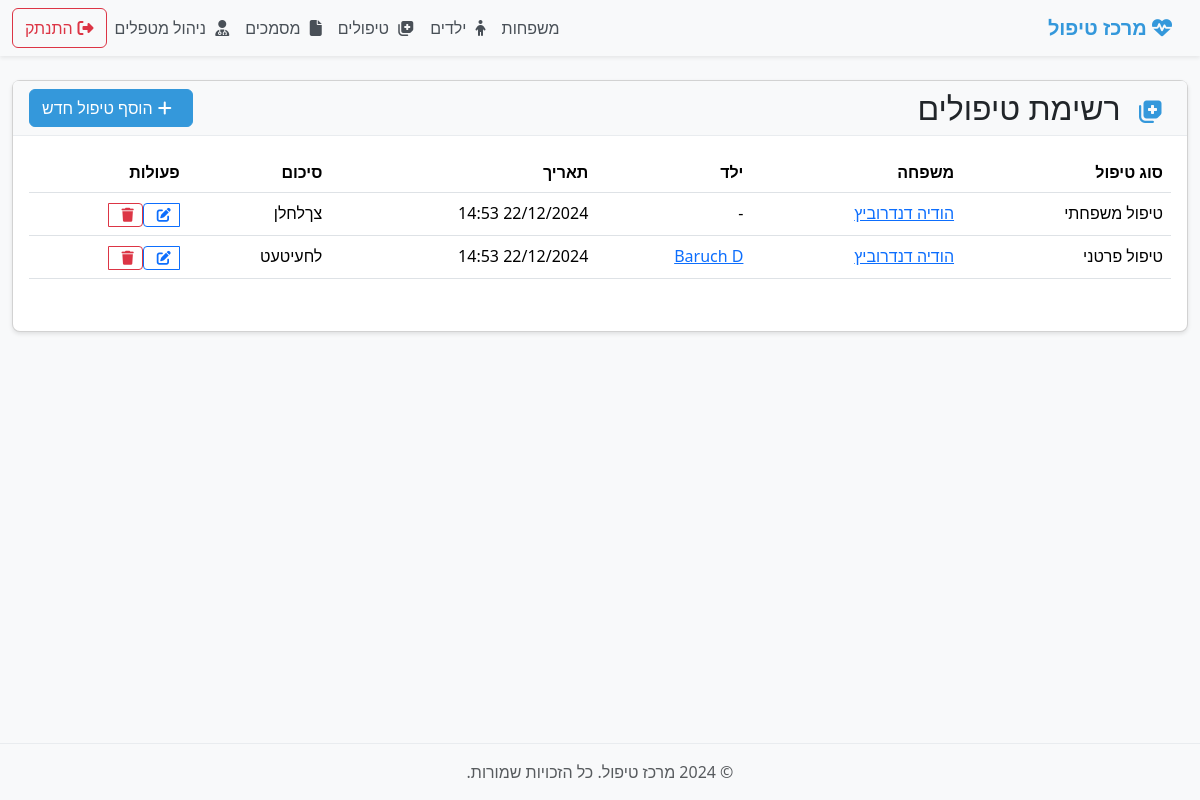
Before: /treatments/ (signed in) with the older database file.
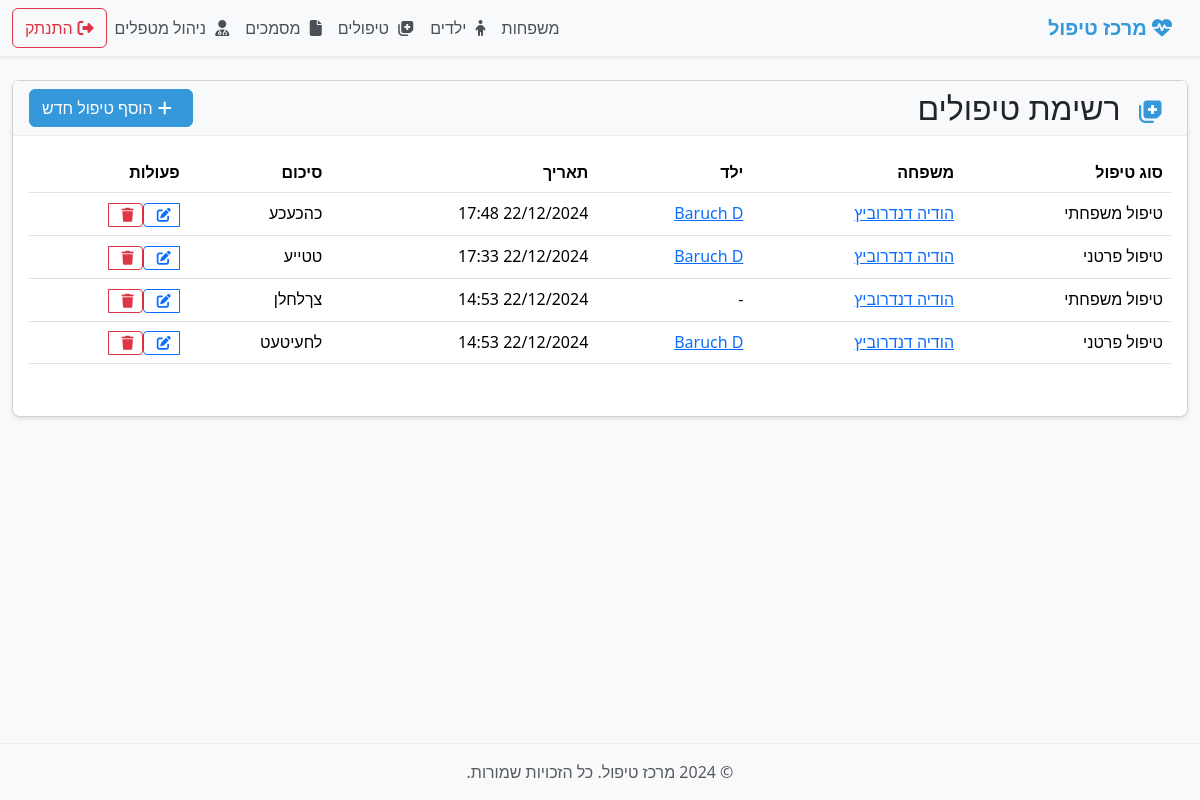
After: the same page with the newer database file.
### treatment_app/models.py (models this page shows, shortened)
class Treatment(models.Model):
    TREATMENT_TYPE_CHOICES = [
        ('individual', _('טיפול פרטני')),
        ('family', _('טיפול משפחתי')),
        ('parent', _('הדרכת הורים')),
    ]
    type = models.CharField(max_length=20, choices=TREATMENT_TYPE_CHOICES, verbose_name=_('סוג טיפול'), default='individual')
    family = models.ForeignKey(Family, on_delete=models.CASCADE, related_name='family_treatments', null=True, blank=True)
    child = models.ForeignKey(Child, on_delete=models.CASCADE, related_name='treatments', null=True, blank=True)
    date = models.DateTimeField(verbose_name=_('תאריך'))
    therapist = models.ForeignKey(
        User,
        on_delete=models.SET_NULL,
        null=True,
        verbose_name=_('מטפל'),
        related_name='treatments'
    )
    summary = models.TextField(verbose_name=_('סיכום'))
    next_steps = models.TextField(verbose_name=_('צעדים הבאים'), blank=True, null=True)
    created_at = models.DateTimeField(auto_now_add=True)
    updated_at = models.DateTimeField(auto_now=True)
    class Meta:
        verbose_name = _('טיפול')
        verbose_name_plural = _('טיפולים')
        ordering = ['-date']

class Family(models.Model):
    PARENTS_TYPE_CHOICES = [
        ('both', _('שני הורים')),
        ('father', _('אב בלבד')),
        ('mother', _('אם בלבד')),
    ]
    name = models.CharField(max_length=100, verbose_name=_('שם משפחה'))
    address = models.CharField(max_length=200, verbose_name=_('כתובת'))
    phone = models.CharField(max_length=20, verbose_name=_('טלפון'))
    email = models.EmailField(verbose_name=_('דוא"ל'), blank=True, null=True)
    parents_type = models.CharField(max_length=10, choices=PARENTS_TYPE_CHOICES, verbose_name=_('סוג הורות'), default='both')
    father_name = models.CharField(max_length=100, verbose_name=_('שם האב'), blank=True, null=True)
    father_phone = models.CharField(max_length=20, verbose_name=_('טלפון האב'), blank=True, null=True)
    father_email = models.EmailField(verbose_name=_('דוא"ל האב'), blank=True, null=True)
    mother_name = models.CharField(max_length=100, verbose_name=_('שם האם'), blank=True, null=True)
    mother_phone = models.CharField(max_length=20, verbose_name=_('טלפון האם'), blank=True, null=True)
    mother_email = models.EmailField(verbose_name=_('דוא"ל האם'), blank=True, null=True)
    therapist = models.ForeignKey(User, on_delete=models.SET_NULL, null=True, verbose_name=_('מטפל'), related_name='families')
    consent_form = models.FileField(
        upload_to='consent_forms/',
        verbose_name=_('טופס הסכמה'),
        blank=True,
        null=True,
        validators=[FileExtensionValidator(allowed_extensions=['pdf', 'doc', 'docx'])]
    )
    confidentiality_waiver = models.FileField(
        upload_to='confidentiality_waivers/',
        verbose_name=_('טופס ויתור סודיות'),
        blank=True,
        null=True,
        validators=[FileExtensionValidator(allowed_extensions=['pdf', 'doc', 'docx'])]
    )
    consent_form_date = models.DateField(verbose_name=_('תאריך טופס הסכמה'), blank=True, null=True)
    confidentiality_waiver_date = models.DateField(verbose_name=_('תאריך ויתור סודיות'), blank=True, null=True)
    notes = models.TextField(verbose_name=_('הערות'), blank=True)
    created_at = models.DateTimeField(auto_now_add=True, verbose_name=_('נוצר ב'))
    updated_at = models.DateTimeField(auto_now=True, verbose_name=_('עודכן ב'))
    class Meta:
        verbose_name = _('משפחה')
        verbose_name_plural = _('משפחות')
        ordering = ['name']

class Child(models.Model):
    family = models.ForeignKey(
        Family,
        on_delete=models.CASCADE,
        related_name='children',
        verbose_name=_('משפחה')
    )
    name = models.CharField(max_length=100, verbose_name=_('שם הילד'))
    birth_date = models.DateField(verbose_name=_('תאריך לידה'))
    gender = models.CharField(
        max_length=10,
        choices=[('male', _('זכר')), ('female', _('נקבה'))],
        verbose_name=_('מגדר')
    )
    school = models.CharField(max_length=100, verbose_name=_('בית ספר'), blank=True)
    grade = models.CharField(max_length=20, verbose_name=_('כיתה'), blank=True)
    teacher_name = models.CharField(max_length=100, verbose_name=_('שם המורה'), blank=True)
    teacher_phone = models.CharField(max_length=20, verbose_name=_('טלפון המורה'), blank=True)
    school_counselor_name = models.CharField(max_length=100, verbose_name=_('שם היועץ/ת'), blank=True)
    school_counselor_phone = models.CharField(max_length=20, verbose_name=_('טלפון היועץ/ת'), blank=True)
    allergies = models.TextField(verbose_name=_('אלרגיות'), blank=True)
    medications = models.TextField(verbose_name=_('תרופות'), blank=True)
    special_needs = models.TextField(verbose_name=_('צרכים מיוחדים'), blank=True)
    medical_info = models.TextField(verbose_name=_('מידע רפואי'), blank=True)
    notes = models.TextField(verbose_name=_('הערות'), blank=True)
    therapist = models.ForeignKey(
        'TherapistProfile',
        on_delete=models.SET_NULL,
        null=True,
        blank=True,
        verbose_name=_('מטפל')
    )
    created_at = models.DateTimeField(auto_now_add=True, verbose_name=_('נוצר ב'))
    updated_at = models.DateTimeField(auto_now=True, verbose_name=_('עודכן ב'))
    class Meta:
        verbose_name = _('ילד')
        verbose_name_plural = _('ילדים')
        ordering = ['family', 'name']

### treatment_app/views.py (the view, shortened to what this page needs)
# urls.py: path('treatments/', views.TreatmentListView.as_view(), name='treatment-list'),
class TreatmentListView(LoginRequiredMixin, ListView):
    model = Treatment
    template_name = 'treatment_app/treatment_list.html'
    context_object_name = 'treatments'
    ordering = ['-date']
    def get_queryset(self):
        user = self.request.user
        if user.is_superuser:
            return Treatment.objects.all()

### treatment_app/templates/treatment_app/treatment_list.html
{% extends "treatment_app/base.html" %}
{% load i18n %}
{% block content %}
<div class="container-fluid">
    <div class="card">
        <div class="card-header d-flex justify-content-between align-items-center">
            <h2 class="mb-0">
                <i class="fas fa-notes-medical me-2 section-icon"></i>
                {% trans "רשימת טיפולים" %}
            </h2>
            <a href="{% url 'treatment_app:treatment-create' %}" class="btn btn-primary">
                <i class="fas fa-plus me-2"></i>
                {% trans "הוסף טיפול חדש" %}
            </a>
        </div>
        <div class="card-body">
            {% if treatments %}
            <div class="table-responsive">
                <table class="table table-hover">
                    <thead>
                        <tr>
                            <th>{% trans "סוג טיפול" %}</th>
                            <th>{% trans "משפחה" %}</th>
                            <th>{% trans "ילד" %}</th>
                            <th>{% trans "תאריך" %}</th>
                            <th>{% trans "סיכום" %}</th>
                            <th>{% trans "פעולות" %}</th>
                        </tr>
                    </thead>
                    <tbody>
                        {% for treatment in treatments %}
                        <tr>
                            <td>{{ treatment.get_type_display }}</td>
                            <td>
                                <a href="{% url 'treatment_app:family-detail' treatment.family.pk %}">
                                    {{ treatment.family.name }}
                                </a>
                            </td>
                            <td>
                                {% if treatment.child %}
                                <a href="{% url 'treatment_app:child-detail' treatment.child.pk %}">
                                    {{ treatment.child.name }}
                                </a>
                                {% else %}
                                -
                                {% endif %}
                            </td>
                            <td>{{ treatment.date|date:"d/m/Y H:i" }}</td>
                            <td>{{ treatment.summary|truncatewords:10 }}</td>
                            <td>
                                <div class="btn-group" role="group">
                                    <a href="{% url 'treatment_app:treatment-update' treatment.pk %}"
                                       class="btn btn-sm btn-outline-primary"
                                       title="{% trans 'ערוך' %}">
                                        <i class="fas fa-edit"></i>
                                    </a>
                                    <a href="{% url 'treatment_app:treatment-delete' treatment.pk %}"
                                       class="btn btn-sm btn-outline-danger"
                                       title="{% trans 'מחק' %}"
                                       onclick="return confirm('{% trans "האם אתה בטוח שברצונך למחוק את הטיפול?" %}');">
                                        <i class="fas fa-trash"></i>
                                    </a>
                                </div>
                            </td>
                        </tr>
                        {% endfor %}
                    </tbody>
                </table>
            </div>
            {% else %}
            <p class="text-muted text-center">{% trans "אין טיפולים להצגה" %}</p>
            {% endif %}
        </div>
    </div>
</div>
{% endblock %}

Changed rows visible on the page:
added Treatment: type "טיפול משפחתי", family.name "הודיה דנדרוביץ", child.name "Baruch D", date "22/12/2024 17:48", summary "כהכעכע"
added Treatment: type "טיפול פרטני", family.name "הודיה דנדרוביץ", child.name "Baruch D", date "22/12/2024 17:33", summary "טטייע"
